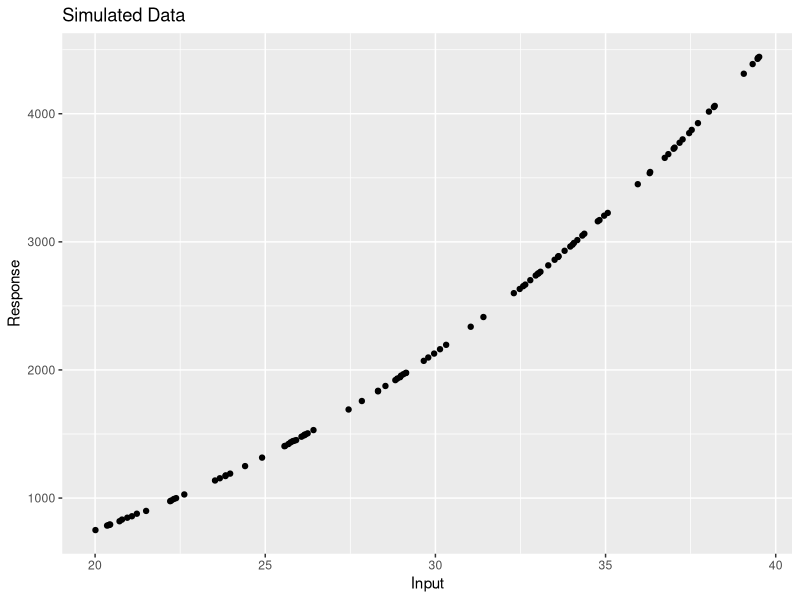
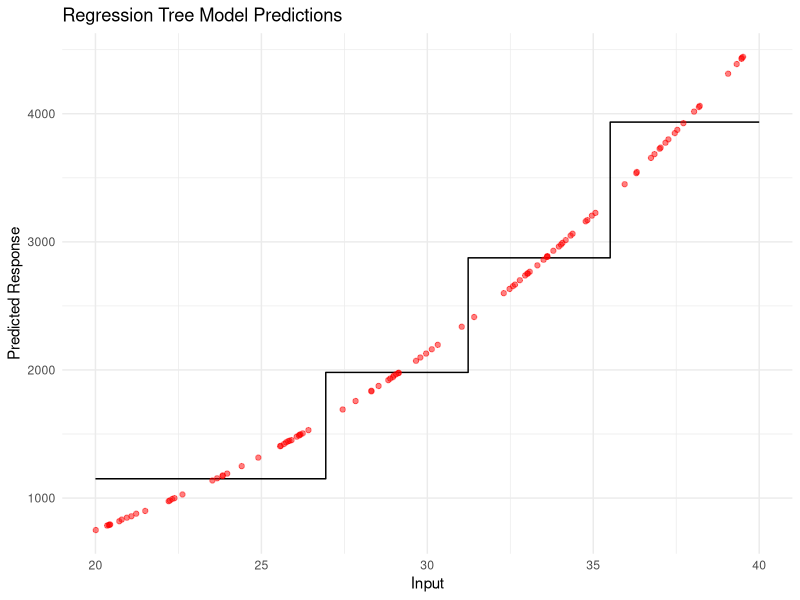

R code for these plots, in order:
## ---- chunk 1
library(ggplot2)
library(rpart)

set.seed(2024)

# Simulate data
x <- runif(n = 100, min = 20, max = 40) 

# Generate 500 sets of errors with more variability
errors <- matrix(rnorm(100 * 500, mean = 0, sd = 2), nrow = 100, ncol = 500)
a <- 3
b <- 0.87
c <- 0.05  
fx <- a + (b * x^2) + (c * x^3)  # true function

# Generate observed responses
responses <- fx + errors

# Create a data frame
training_data <- data.frame(inp = x, true_form = fx, responses)

set.seed(2025)
xtest <- runif(n = 100, min = 20, max = 40)
error_test <- rnorm(n = 100, mean = 0, sd = 2)
fxtest <- a + (b * xtest^2) + (c * xtest^3)
response_test <- fxtest + error_test

# Create test data frame
test_data <- data.frame(inp = xtest, true_form = fxtest, response = response_test)

# Rename response columns for easier reference
colnames(training_data)[3:(3 + 499)] <- paste0("response", 1:500)

# Plot one of the data sets for visualization
ggplot(data = training_data) + 
  geom_point(aes(x = inp, y = response1)) +
  labs(title = "Simulated Data", x = "Input", y = "Response")

# Fit decision tree models and calculate bias-variance
bias_var_df <- data.frame(tree_size = integer(), bias_sq = numeric(), variance = numeric(), training_mse = numeric(), test_mse = numeric())

tree_sizes <- 2:6  # Different sizes of trees to fit

for (size in tree_sizes) {
  preds <- matrix(nrow = 100, ncol = 500)
  training_mse_list <- numeric(500)
  
  for (i in 1:500) {
    
    response_column <- paste0("response", i)
    
    # Fit the model
    model_tree <- rpart(as.formula(paste(response_column, "~ inp")), data = training_data, control = rpart.control(maxdepth = size))
    
    # Predict on test data
    preds[, i] <- predict(model_tree, newdata = test_data)
    
    # Predict on training data and calculate training MSE
    training_preds <- predict(model_tree, newdata = training_data)
    training_mse_list[i] <- mean((training_data[[response_column]] - training_preds)^2)
  }
  
  # Calculate bias squared
  E_y_hat <- rowMeans(preds)
  bias_squared <- (E_y_hat - test_data$true_form)^2
  mean_bias_squared <- mean(bias_squared)
  
  # Calculate variance
  V_y_hat <- apply(preds, 1, var)
  mean_variance <- mean(V_y_hat)
  
  # Calculate test MSE using theoretical formula
  test_mse <- mean_bias_squared + mean_variance + 2^2
  
  # Calculate mean training MSE
  mean_training_mse <- mean(training_mse_list)
  
  # Append results to data frame
  bias_var_df <- rbind(bias_var_df, data.frame(tree_size = size, bias_sq = mean_bias_squared, variance = mean_variance, training_mse = mean_training_mse, test_mse = test_mse))
}

print(bias_var_df)

# Define the tree size
tree_size <- 2

# Generate a sequence of input values- step 0.01
x_seq <- seq(20, 40, by = 0.01)

# Create a data frame 
x_seq_df <- data.frame(inp = x_seq)

# Predict responses using regression tree for each value in the sequence
model_tree <- rpart(response1 ~ inp, data = training_data, control = rpart.control(maxdepth = tree_size))
pred_values <- predict(model_tree, newdata = x_seq_df)

plot_data <- data.frame(inp = x_seq, predicted = pred_values)

# Plot the predictions
ggplot() + 
  geom_step(data = plot_data, aes(x = inp, y = predicted), direction = "hv") +
  labs(title = "Regression Tree Model Predictions", x = "Input", y = "Predicted Response") +
  geom_point(data = training_data, aes(x = inp, y = response1), color = "red", alpha = 0.5) +
  theme_minimal()

